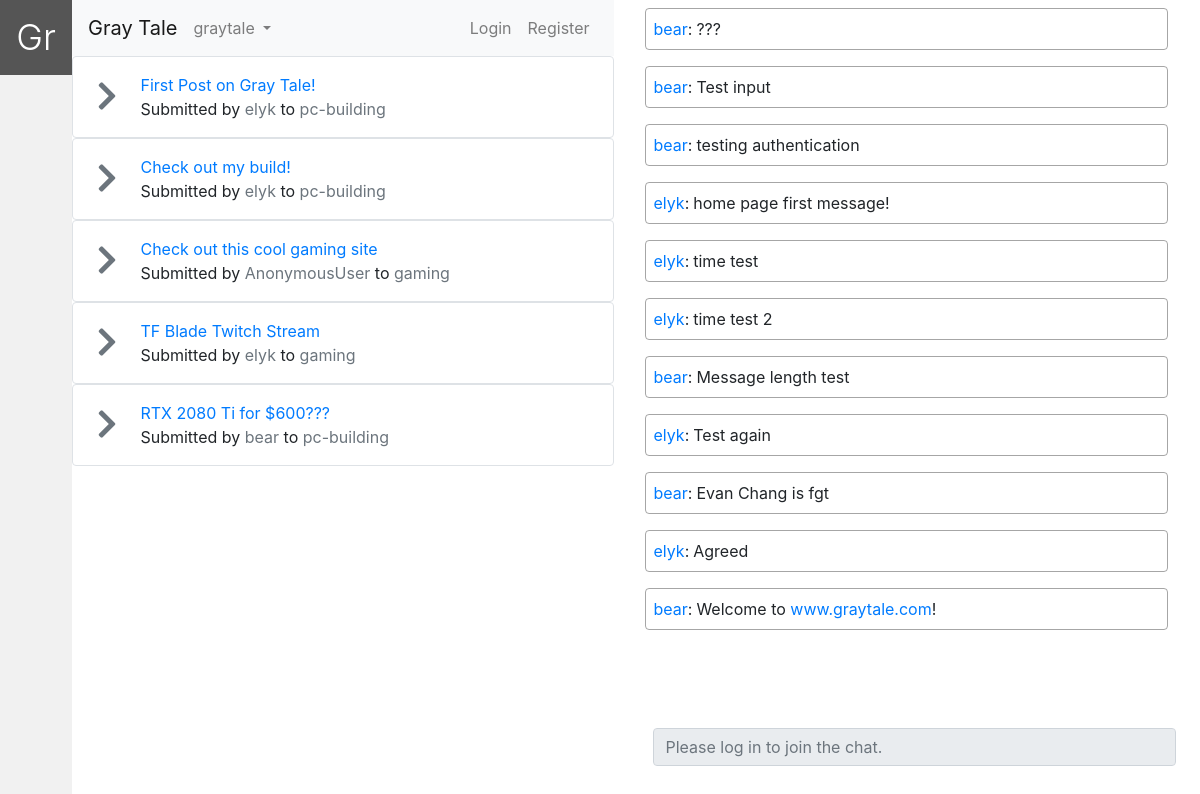
The app's page /, older data.
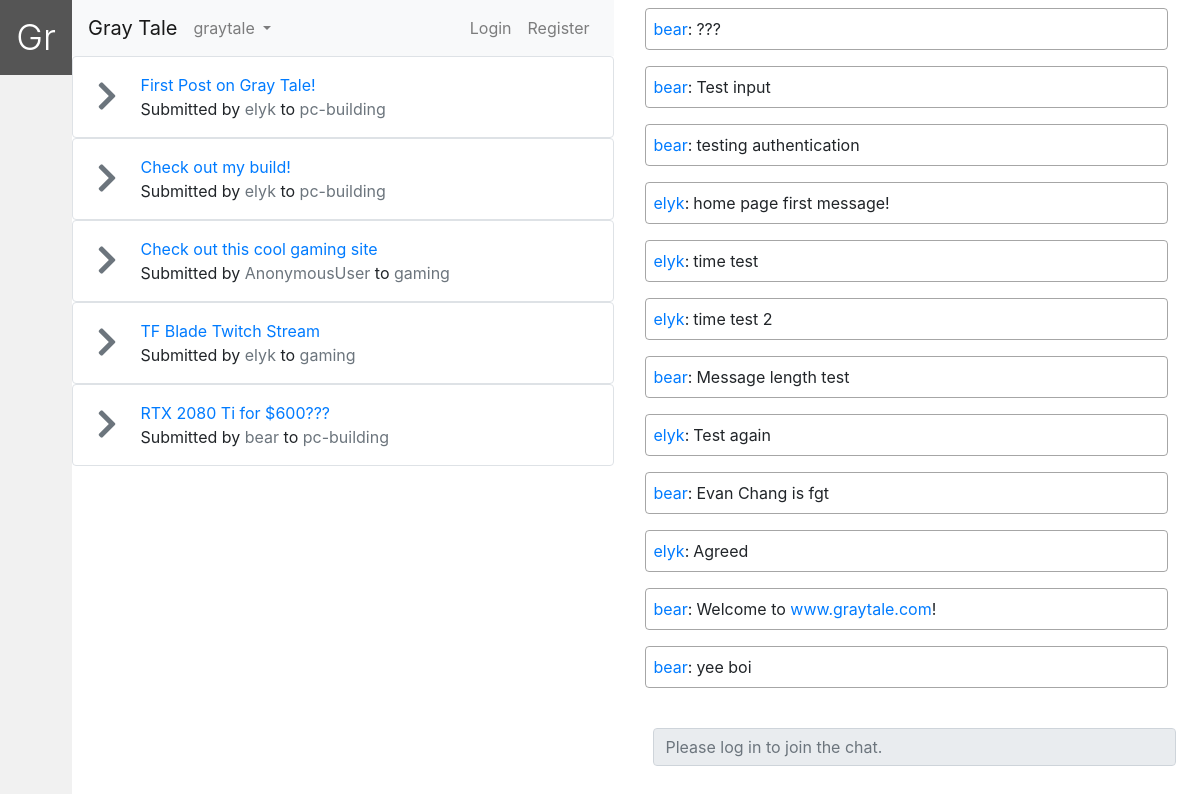
The same page, newer data.
### chatbox/models.py (models this page shows, shortened)
class Post(models.Model):
    dt = datetime.now()
    username = models.CharField(max_length=32,default='user')
    topic = models.CharField(max_length=32, default='graytale')
    url = models.URLField(max_length=250)
    text = models.TextField(blank=True,max_length=10000)
    title = models.CharField(max_length=64, default='')
    datetime = models.IntegerField(default=time.mktime(dt.timetuple()))

class Message(models.Model):
    dt = datetime.now()
    username = models.CharField(max_length=32,default='user')
    message_text = models.CharField(max_length=1000)
    room_name = models.CharField(max_length=200,default='lobby')
    post_id = models.IntegerField(default=0)
    datetime = models.IntegerField(default=time.mktime(dt.timetuple()))

### chatbox/views.py (the view, shortened to what this page needs)
# urls.py: url(r'^$',views.room,name='index'),
@ensure_csrf_cookie
def room(request, room_name='graytale'):
    subscriptions, topic, messages = room_data(request, room_name, 0)
    if len(topic) == 0:
        raise Http404("Page does not exist")
    if room_name == 'graytale':
        posts = Post.objects.order_by('datetime')[:10]
    else:
        posts = Post.objects.filter(topic=room_name).order_by('datetime')[:10]
    subscribed = False if len(subscriptions) == 0 else len(subscriptions.filter(name=room_name)) > 0
    return render(request,'chat/room.html', {
        'room_name': mark_safe(room_name),
        'room_name_json': mark_safe(json.dumps(room_name)),
        'chat_history' : messages,
        'subscribed' : subscribed,
        'subscriptions' : subscriptions,
        'subscribable': True,
        'posts': posts,
    })

### chatbox/views.py (called while the page is built)
def room_data(request, room_name, post_id):
    if request.user.is_authenticated:
        try:
            subscriptions = request.user.profile.subscriptions.all()
        except:
            Profile.objects.create(user=request.user)
            subscriptions = request.user.profile.subscriptions.all()
    else:
        subscriptions = []
    topic = Topic.objects.filter(name=room_name)
    messages = reversed(Message.objects.filter(room_name=room_name, post_id=post_id).order_by('-datetime')[:20])
    return subscriptions, topic, messages

### chatbox/templates/chat/room.html (shortened to what this page needs)
{% extends "chat/base.html" %}
{% load static %}
{% block site_head %}
    <link rel="stylesheet" href="{% static 'css/chatbox.css' %}">
{% endblock site_head %}
{% block content %}
        <div class="row h-100">
            {% include "chat/sidebar.html" %}
            <div class="col-md-12" id="content">
                <div class="row">
                    <div class="posts col-md-6">
                        {% include "chat/navbar.html" %}
                        <div id="posts-window" class="posts-wrapper pre-scrollable">
                            {% for post in posts %}
                                <div class="gt-post border rounded py-3 px-4">
                                    <div class="row">
                                        <div class="col-md-1 my-auto">
                                            <a href="{% url 'index' %}g/{{post.topic}}/{{post.id}}" class="text-secondary"><i class="fas fa-chevron-right fa-2x"></i></a>
                                        </div>
                                        <div class="gt-post-details col-md-11">
                                            <div class="gt-post-link">
                                                <a href="{{post.url}}" target="_blank">{{post.title}}</a>
                                            </div>
                                            Submitted by <a class="text-muted" href="{% url 'index' %}user/{{post.username}}">{{post.username}}</a> to <a class="text-muted" href="{% url 'index' %}g/{{post.topic}}">{{post.topic}}</a>
                                        </div>
                                    </div>
                                </div>
                            {% endfor %}
                        </div>
                    </div>
                    <div class="col-md-6" id="chat-log">
                        <div id="chat-log-window" class="chat-log-wrapper pre-scrollable">
                            <div class="row" id="chat-log-div">
                            {% for msg in chat_history %}
                                <div class="chat-line col-md-11">
                                    <a class="msg-user" href="{% url 'index' %}user/{{msg.username}}">{{msg.username}}</a><span class="msg-sep pr-1">:</span><span class="msg-text">{{msg.message_text | urlize}}</span>
                                </div>
                            {% endfor %}
                            </div>
                        </div>
                        <div class="chat-input-wrapper">
                            <div class="row">
                                {% if user.is_authenticated %}
                                <input id="chat-message-input" class="form-control col-md-12" type="text" placeholder="Press 'Enter' to send a message"/>
                                {% else %}
                                <input id="chat-message-input" class="form-control col-md-12" type="text" size="2000" placeholder="Please log in to join the chat." disabled/>
                                {% endif %}
                            </div>
                        </div>
                    </div>
                </div>
            </div>
        </div>
{% endblock content %}

Row changes from the older to the newer data that the page shows:
added Message: username "bear", message_text "yee boi"
